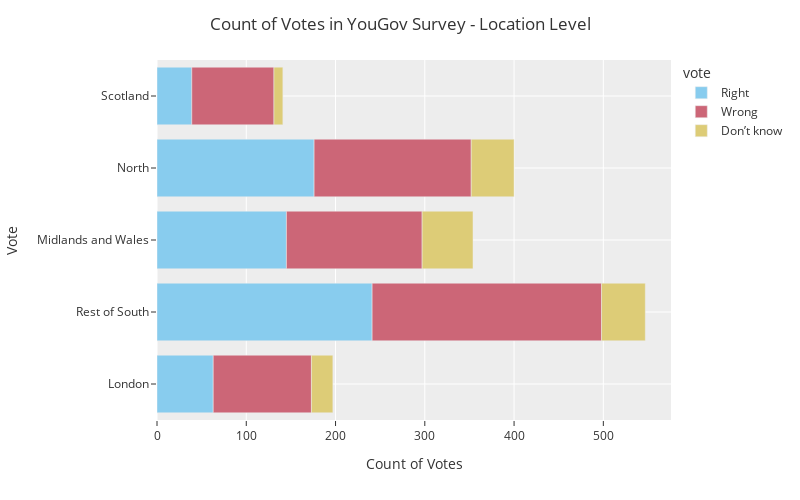

This figure's notebook cell:
### Code cell
my_categories = ['London','Rest of South','Midlands and Wales','North','Scotland']

fig = px.bar(DF_plot,y='location',x='count',
             color='vote',
             color_discrete_sequence=px.colors.qualitative.Safe)

fig.update_layout(yaxis={'categoryorder': 'array', 'categoryarray': my_categories },
                  title='Count of Votes in YouGov Survey - Location Level',
                  xaxis_title="Count of Votes",
                  yaxis_title="Vote",
                  template='ggplot2',
                  autosize=False,
                  width=800,
                  height=500)

fig.show()

### Figure 1 — Plotly figure (JSON) as saved in the notebook; plotly's stock layout.template omitted (floating-point values rounded to 4 significant figures)
{"data": [{"alignmentgroup": "True", "hovertemplate": "vote=Right<br>count=%{x}<br>location=%{y}<extra></extra>", "legendgroup": "Right", "marker": {"color": "rgb(136, 204, 238)", "pattern": {"shape": ""}}, "name": "Right", "offsetgroup": "Right", "orientation": "h", "showlegend": true, "textposition": "auto", "type": "bar", "x": [63, 241, 145, 176, 39], "xaxis": "x", "y": ["London", "Rest of South", "Midlands and Wales", "North", "Scotland"], "yaxis": "y"}, {"alignmentgroup": "True", "hovertemplate": "vote=Wrong<br>count=%{x}<br>location=%{y}<extra></extra>", "legendgroup": "Wrong", "marker": {"color": "rgb(204, 102, 119)", "pattern": {"shape": ""}}, "name": "Wrong", "offsetgroup": "Wrong", "orientation": "h", "showlegend": true, "textposition": "auto", "type": "bar", "x": [110, 257, 152, 176, 92], "xaxis": "x", "y": ["London", "Rest of South", "Midlands and Wales", "North", "Scotland"], "yaxis": "y"}, {"alignmentgroup": "True", "hovertemplate": "vote=Don’t know<br>count=%{x}<br>location=%{y}<extra></extra>", "legendgroup": "Don’t know", "marker": {"color": "rgb(221, 204, 119)", "pattern": {"shape": ""}}, "name": "Don’t know", "offsetgroup": "Don’t know", "orientation": "h", "showlegend": true, "textposition": "auto", "type": "bar", "x": [24, 49, 57, 48, 10], "xaxis": "x", "y": ["London", "Rest of South", "Midlands and Wales", "North", "Scotland"], "yaxis": "y"}], "layout": {"autosize": false, "barmode": "relative", "height": 500, "legend": {"title": {"text": "vote"}, "tracegroupgap": 0}, "margin": {"t": 60}, "title": {"text": "Count of Votes in YouGov Survey - Location Level"}, "width": 800, "xaxis": {"anchor": "y", "autorange": true, "domain": [0, 1], "range": [0, 575.8], "title": {"text": "Count of Votes"}, "type": "linear"}, "yaxis": {"anchor": "x", "autorange": true, "categoryarray": ["London", "Rest of South", "Midlands and Wales", "North", "Scotland"], "categoryorder": "array", "domain": [0, 1], "range": [-0.5, 4.5], "title": {"text": "Vote"}, "type": "category"}}}
